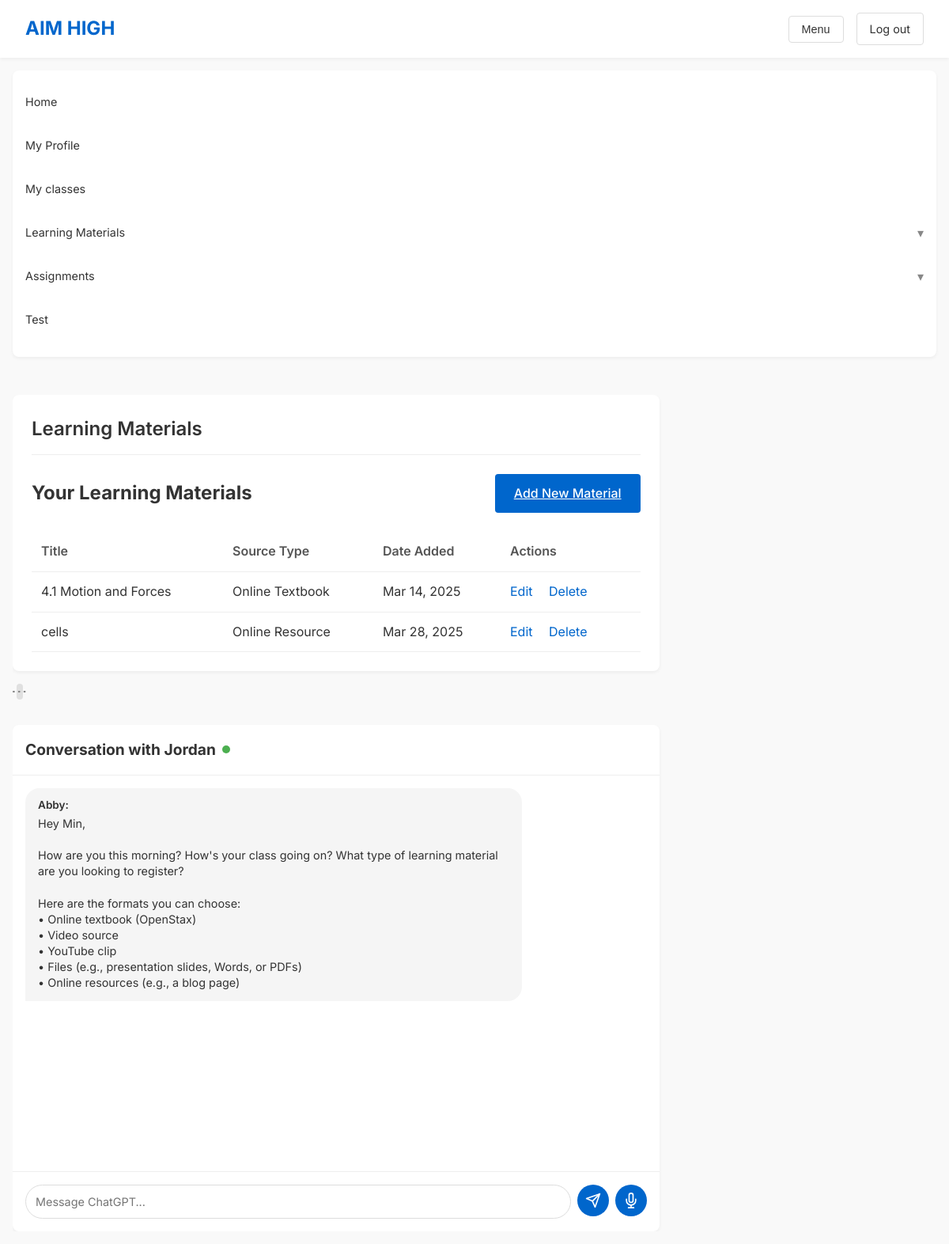
The app's page /learning-materials/ (signed in), older data.
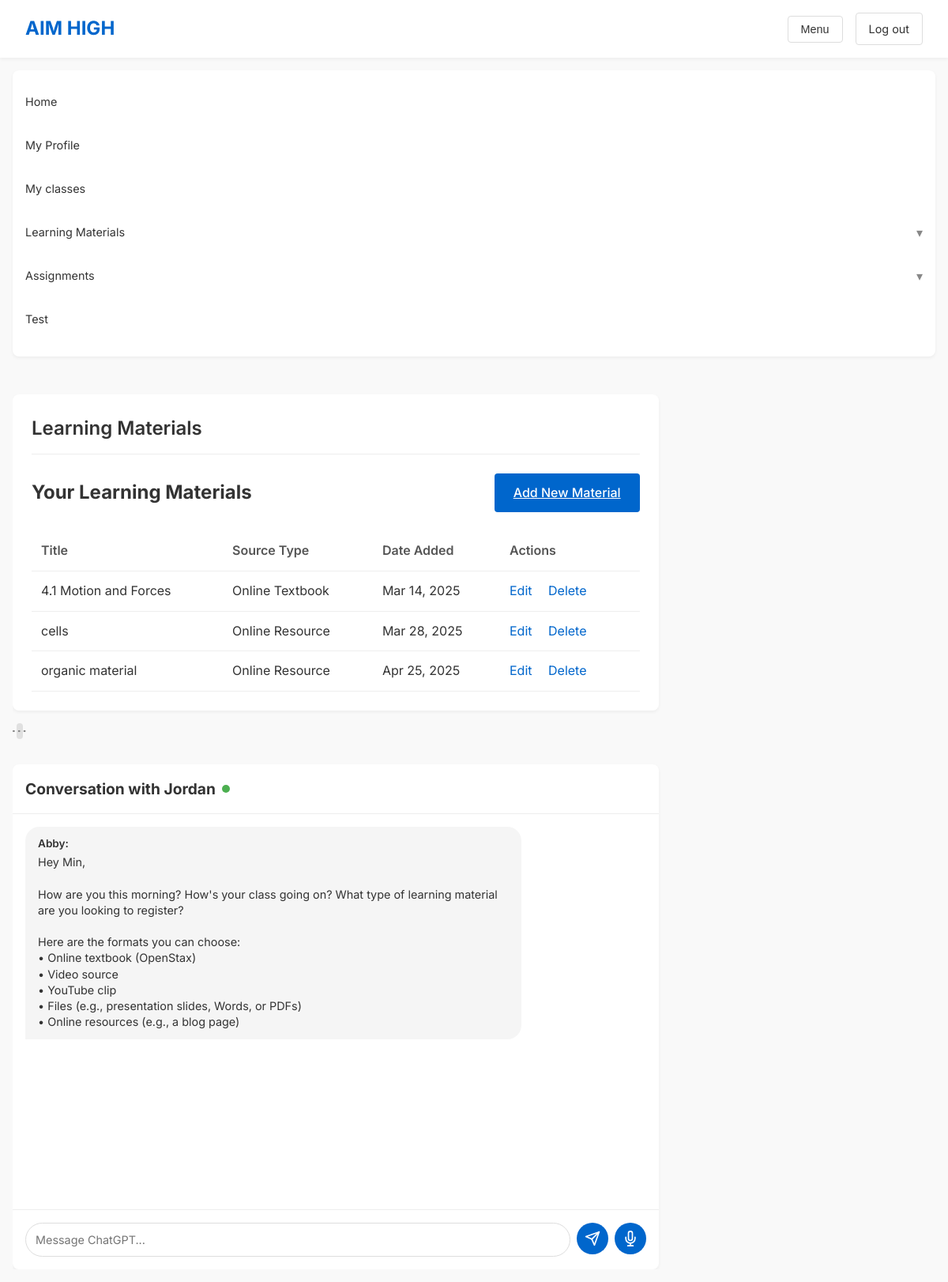
The same page, newer data.
### aim_high_app/models.py (models this page shows, shortened)
class LearningMaterial(models.Model):
    SOURCE_TYPES = [
        ('online_textbook', 'Online Textbook'),
        ('video', 'Video'),
        ('youtube', 'YouTube Clip'),
        ('file', 'File'),
        ('online_resource', 'Online Resource'),
    ]
    instructor = models.ForeignKey(InstructorProfile, on_delete=models.CASCADE, related_name='learning_materials')
    title = models.CharField(max_length=255)
    source_type = models.CharField(max_length=50, choices=SOURCE_TYPES)
    content_link = models.URLField()
    created_at = models.DateTimeField(default=timezone.now)

### aim_high_app/views.py (the view)
# urls.py: path('learning-materials/', views.learning_materials, name='learning_materials'),
@login_required
def learning_materials(request):
    instructor = InstructorProfile.objects.first()
    materials = LearningMaterial.objects.filter(instructor=instructor)
    return render(request, 'aim_high_app/learning_materials.html', {'materials': materials})

### aim_high_app/templates/aim_high_app/learning_materials.html (shortened to what this page needs)
{% extends "aim_high_app/base.html" %}
{% block content %}
<div class="page-header">
    <h1>Learning Materials</h1>
</div>
<div class="materials-list">
    <div class="materials-header">
        <h2>Your Learning Materials</h2>
        <a href="{% url 'new_learning_material' %}" class="primary-button">Add New Material</a>
    </div>
    <table class="materials-table">
        <thead>
            <tr>
                <th>Title</th>
                <th>Source Type</th>
                <th>Date Added</th>
                <th>Actions</th>
            </tr>
        </thead>
        <tbody>
            {% for material in materials %}
            <tr>
                <td>{{ material.title }}</td>
                <td>{{ material.get_source_type_display }}</td>
                <td>{{ material.created_at|date:"M d, Y" }}</td>
                <td>
                    <a href="{% url 'manage_learning_material' material.id %}" class="action-link">Edit</a>
                    <a href="#" class="action-link delete-material" data-id="{{ material.id }}">Delete</a>
                </td>
            </tr>
            {% empty %}
            <tr>
                <td colspan="4" class="empty-message">No learning materials found. Add your first material to get started.</td>
            </tr>
            {% endfor %}
        </tbody>
    </table>
</div>
{% endblock %}

Row changes from the older to the newer data that the page shows:
added LearningMaterial: title "organic material", source_type "Online Resource", created_at "Apr 25, 2025"
